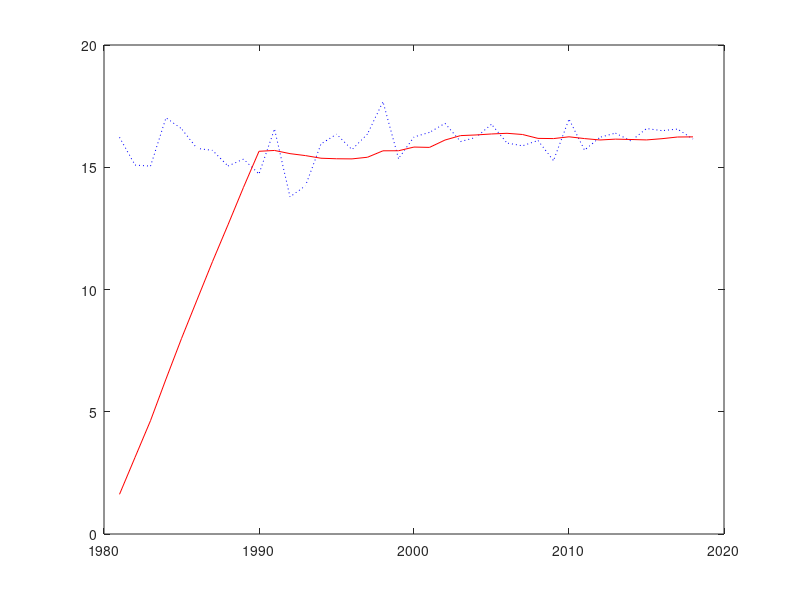

This chart was generated by the following MATLAB code:
clear all;
close all;

%% Create data

% Globals
window = 10;

% Filename
load Jan.csv;

% Read TRG data
year = Jan(:,1);
Maxr = Jan(:,2);
Minr = Jan(:,3);
data = Minr;

avg = zeros(length(year),2);
diff = zeros(length(year),2);

avg1 = filter(ones(1,window)/window, 1, data);
%avg1 = Jan(:,4);

%subplot(2,1,1)
plot(year,data,'b:',year,avg1,'r-');

%subplot(2,1,2)
%area(year,data-avg1,'FaceColor',[0.5 0.9 0.6]);